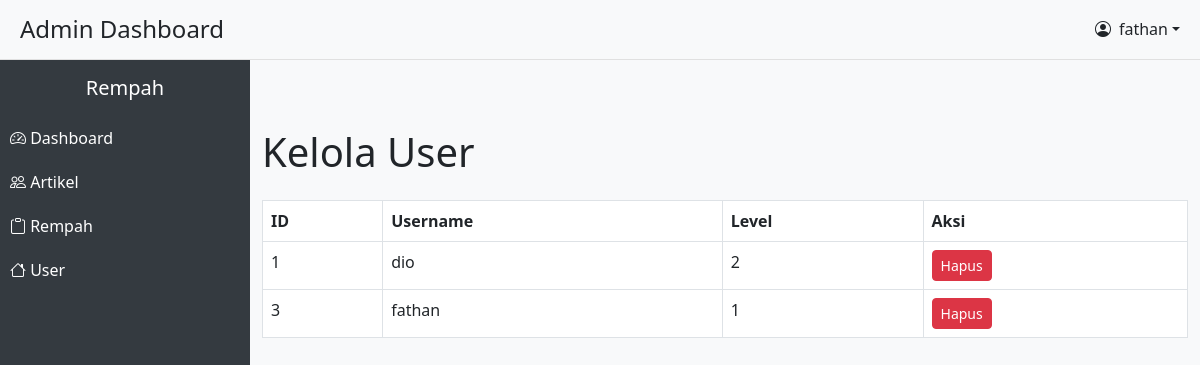
Before: /admin/manage_user.php (signed in) with the older database file.
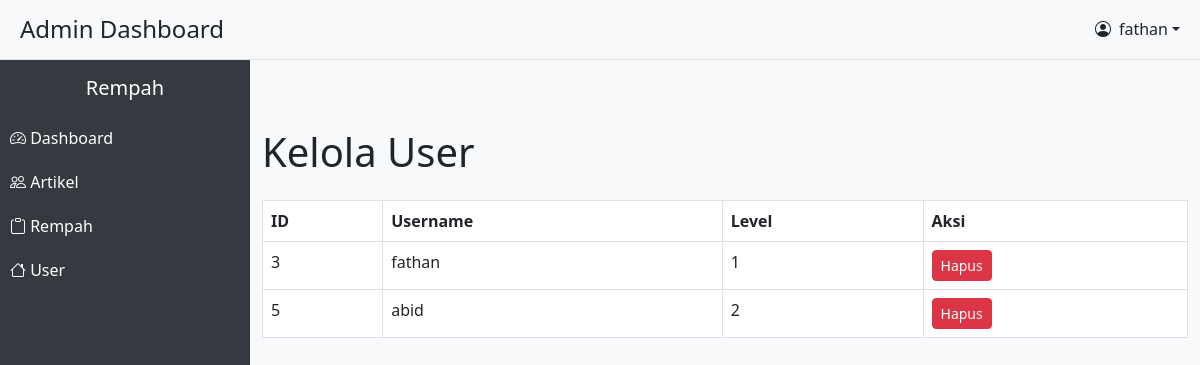
After: the same page with the newer database file.
### tables this page shows
CREATE TABLE `user` (
  `id_user` int(11) NOT NULL,
  `username` varchar(100) NOT NULL,
  `password` varchar(50) NOT NULL,
  `level` tinyint(4) NOT NULL
);

### admin/manage_user.php (the view, shortened to what this page needs)
<?php
include '../admin/style/header.php';
include '../admin/style/sidebar.php';
$result = mysqli_query($connect, "SELECT id_user, username, level FROM user");
?>
<body class="bg-light d-flex">
    <div class="sidebar bg-dark text-white">
        <?php include '../admin/style/sidebar.php'; ?>
    </div>
    <div class="content w-100">
        <div class="container mt-5">
            <h1 class="mb-4">Kelola User</h1>
            <table class="table table-bordered">
                <thead class="bg-primary text-white">
                    <tr>
                        <th>ID</th>
                        <th>Username</th>
                        <th>Level</th>
                        <th>Aksi</th>
                    </tr>
                </thead>
                <tbody>
                    <?php while ($row = mysqli_fetch_assoc($result)): ?>
                    <tr>
                        <td><?= htmlspecialchars($row['id_user']) ?></td>
                        <td><?= htmlspecialchars($row['username']) ?></td>
                        <td><?= htmlspecialchars($row['level']) ?></td>
                        <td>
                            <a href="?delete=<?= $row['id_user'] ?>" class="btn btn-danger btn-sm"
                                onclick="return confirm('Hapus pengguna ini?')">Hapus</a>
                        </td>
                    </tr>
                    <?php endwhile; ?>
                </tbody>
            </table>
        </div>
    </div>
</body>

### admin/style/header.php (shortened to what this page needs)
<?php
    $nama_pengguna = isset($_SESSION['user']) ? $_SESSION['user']['username'] : 'Guest';
?>
<!DOCTYPE html>
<html lang="en">
<head>
    <link href="https://cdn.jsdelivr.net/npm/bootstrap@5.3.0-alpha3/dist/css/bootstrap.min.css" rel="stylesheet">
    <link href="https://cdn.jsdelivr.net/npm/bootstrap-icons/font/bootstrap-icons.css" rel="stylesheet">
    <link rel="stylesheet" href="../admin/style/style.css">
</head>
<body>
    <header>
    <div class="d-flex justify-content-between align-items-center">
        <h4 class="mb-0">Admin Dashboard</h4>
        <div class="d-flex align-items-center">
            <div class="dropdown">
                <a href="#" class="dropdown-toggle d-flex align-items-center text-dark text-decoration-none" data-bs-toggle="dropdown">
                    <i class="bi bi-person-circle me-2"></i> <?= $nama_pengguna; ?>
                </a>
            </div>
        </div>
    </div>
</header>

### admin/style/sidebar.php
<div class="sidebar d-flex flex-column">
    <h5 class="text-center my-3">Rempah</h5>
    <ul class="nav flex-column">
        <li class="nav-item">
            <a class="nav-link" href="dashboard.php"><i class="bi bi-speedometer2"></i> Dashboard</a>
        </li>
        <li class="nav-item">
            <a class="nav-link" href="kelolahArtikel.php"><i class="bi bi-people"></i> Artikel</a>
        </li>
        <li class="nav-item">
            <a class="nav-link" href="rempah.php"><i class="bi bi-clipboard"></i> Rempah</a>
        </li>
        <li class="nav-item">
            <a class="nav-link" href="manage_user.php"><i class="bi bi-house"></i> User</a>
        </li>
    </ul>
</div>

### admin/style/style.css (style rules this page uses)
header { background-color: #f8f9fa; padding: 15px 20px; border-bottom: 1px solid #e0e0e0; position: fixed; top: 0; left: 0; width: 100%; z-index: 999; }
.sidebar { width: 250px; height: 100vh; background-color: #343a40; color: white; position: fixed; top: 0; left: 0; z-index: 998; padding-top: 60px; }
.sidebar .nav-link { color: white; text-decoration: none; padding: 10px; }
.content { margin-left: 250px; padding-top: 80px; }

Changed rows visible on the page:
removed user: id_user "1", username "dio", level "2"
added user: id_user "5", username "abid", level "2"
